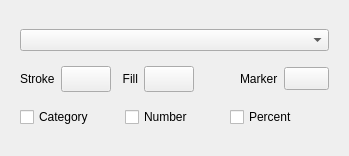
<?xml version="1.0" encoding="UTF-8"?>
<ui version="4.0">
 <author>Johannes Simon</author>
 <class>RadarDataSetConfigWidget</class>
 <widget class="QWidget" name="RadarDataSetConfigWidget">
  <property name="geometry">
   <rect>
    <x>0</x>
    <y>0</y>
    <width>349</width>
    <height>156</height>
   </rect>
  </property>
  <layout class="QVBoxLayout" name="verticalLayout_2">
   <item>
    <widget class="QWidget" name="datasetWidgets" native="true">
     <layout class="QVBoxLayout" name="verticalLayout">
      <item>
       <widget class="QComboBox" name="dataSets">
        <property name="toolTip">
         <string>Select a data set</string>
        </property>
        <property name="statusTip">
         <string/>
        </property>
       </widget>
      </item>
      <item>
       <layout class="QHBoxLayout" name="horizontalLayout_3">
        <item>
         <widget class="QLabel" name="datasetPenLabel">
          <property name="text">
           <string>Stroke</string>
          </property>
         </widget>
        </item>
        <item>
         <widget class="KColorButton" name="datasetPen">
          <property name="sizePolicy">
           <sizepolicy hsizetype="Fixed" vsizetype="Fixed">
            <horstretch>0</horstretch>
            <verstretch>0</verstretch>
           </sizepolicy>
          </property>
          <property name="minimumSize">
           <size>
            <width>50</width>
            <height>26</height>
           </size>
          </property>
          <property name="maximumSize">
           <size>
            <width>50</width>
            <height>26</height>
           </size>
          </property>
          <property name="text">
           <string/>
          </property>
         </widget>
        </item>
        <item>
         <widget class="QLabel" name="datasetColorLabel">
          <property name="enabled">
           <bool>true</bool>
          </property>
          <property name="sizePolicy">
           <sizepolicy hsizetype="MinimumExpanding" vsizetype="Preferred">
            <horstretch>0</horstretch>
            <verstretch>0</verstretch>
           </sizepolicy>
          </property>
          <property name="text">
           <string>Fill</string>
          </property>
          <property name="alignment">
           <set>Qt::AlignRight|Qt::AlignTrailing|Qt::AlignVCenter</set>
          </property>
         </widget>
        </item>
        <item>
         <widget class="KColorButton" name="datasetBrush">
          <property name="enabled">
           <bool>true</bool>
          </property>
          <property name="sizePolicy">
           <sizepolicy hsizetype="Fixed" vsizetype="Fixed">
            <horstretch>0</horstretch>
            <verstretch>0</verstretch>
           </sizepolicy>
          </property>
          <property name="minimumSize">
           <size>
            <width>50</width>
            <height>26</height>
           </size>
          </property>
          <property name="maximumSize">
           <size>
            <width>50</width>
            <height>26</height>
           </size>
          </property>
         </widget>
        </item>
        <item>
         <spacer name="horizontalSpacer_2">
          <property name="orientation">
           <enum>Qt::Horizontal</enum>
          </property>
          <property name="sizeHint" stdset="0">
           <size>
            <width>40</width>
            <height>20</height>
           </size>
          </property>
         </spacer>
        </item>
        <item>
         <widget class="QLabel" name="datasetMarkerLabel">
          <property name="text">
           <string>Marker</string>
          </property>
         </widget>
        </item>
        <item>
         <widget class="QToolButton" name="datasetMarkerMenu">
          <property name="minimumSize">
           <size>
            <width>45</width>
            <height>0</height>
           </size>
          </property>
          <property name="text">
           <string/>
          </property>
          <property name="popupMode">
           <enum>QToolButton::InstantPopup</enum>
          </property>
          <property name="toolButtonStyle">
           <enum>Qt::ToolButtonTextUnderIcon</enum>
          </property>
         </widget>
        </item>
       </layout>
      </item>
      <item>
       <layout class="QHBoxLayout" name="horizontalLayout">
        <item>
         <widget class="QCheckBox" name="datasetShowCategory">
          <property name="text">
           <string>Category</string>
          </property>
         </widget>
        </item>
        <item>
         <widget class="QCheckBox" name="dataSetShowNumber">
          <property name="text">
           <string>Number</string>
          </property>
         </widget>
        </item>
        <item>
         <widget class="QCheckBox" name="datasetShowPercent">
          <property name="text">
           <string>Percent</string>
          </property>
         </widget>
        </item>
       </layout>
      </item>
     </layout>
    </widget>
   </item>
  </layout>
 </widget>
 <customwidgets>
  <customwidget>
   <class>KColorButton</class>
   <extends>QPushButton</extends>
   <header>kcolorbutton.h</header>
   <container>1</container>
  </customwidget>
 </customwidgets>
 <resources/>
 <connections/>
</ui>
